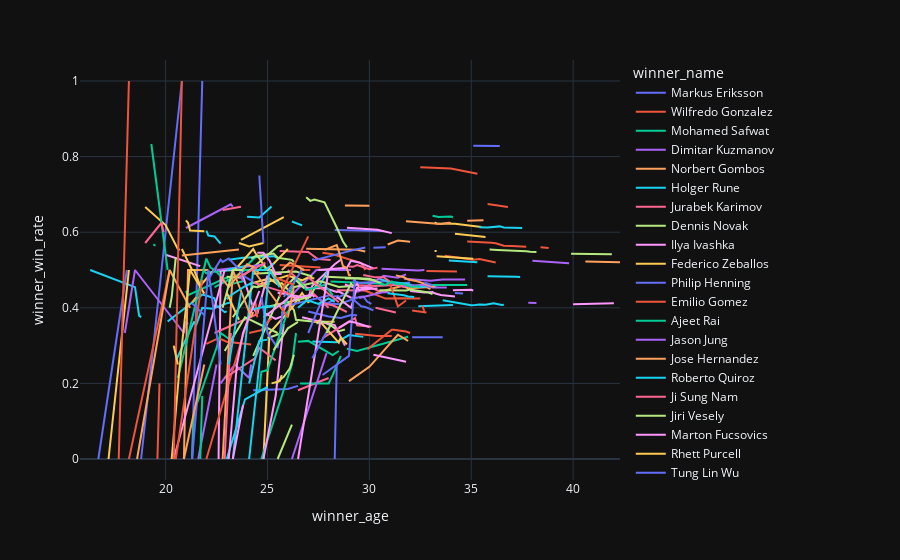

The notebook cell saved with this chart:
### Code cell
#Explorativer Versuch
df_agg = df2.groupby(['winner_age','winner_name'], as_index=False)[['winner_win_rate']].mean()
payload = pd.merge(df2, df_agg).tail(1000)#[['winner_name','winner_total_games_played','winner_win_rate','winner_age']].tail(1000)
px.line(payload, x='winner_age', y='winner_win_rate', color='winner_name')#.update_layout(showlegend=False)
